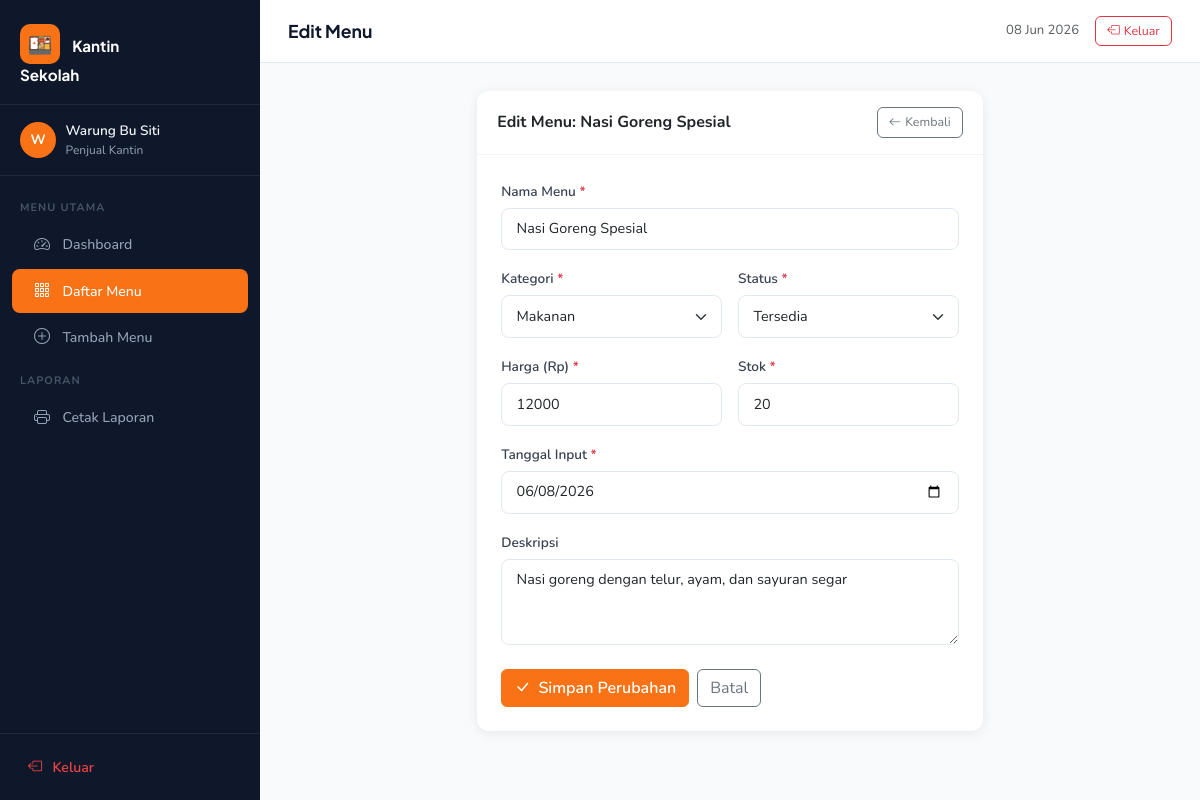
Page /manajemen_menu_kantin/menu/edit.php?id=1 (signed in) on the committed database.
### tables this page shows
CREATE TABLE IF NOT EXISTS menu (
    id            INT AUTO_INCREMENT PRIMARY KEY,
    user_id       INT NOT NULL,
    nama_menu     VARCHAR(100) NOT NULL,
    kategori_menu VARCHAR(50)  NOT NULL,
    harga         INT NOT NULL,
    stok          INT NOT NULL,
    status_menu   VARCHAR(50)  NOT NULL,
    deskripsi     TEXT,
    tanggal_input DATE NOT NULL,
    created_at    TIMESTAMP NULL DEFAULT CURRENT_TIMESTAMP,
    updated_at    TIMESTAMP NULL DEFAULT CURRENT_TIMESTAMP ON UPDATE CURRENT_TIMESTAMP,
    FOREIGN KEY (user_id) REFERENCES users(id) ON DELETE CASCADE
);

### manajemen_menu_kantin/menu/edit.php (the view, shortened to what this page needs)
<?php
require_once __DIR__ . '/../config/database.php';
$uid = $_SESSION['user_id'];
$id  = (int)($_GET['id'] ?? 0);
$stmt = $pdo->prepare("SELECT * FROM menu WHERE id = ? AND user_id = ?");
$stmt->execute([$id, $uid]);
$menu = $stmt->fetch();
$old = $_SESSION['form_old'] ?? $menu;
require_once __DIR__ . '/../config/layout_start.php';
?>
<div class="row justify-content-center">
    <div class="col-md-8 col-lg-7">
        <div class="card">
            <div class="card-header d-flex justify-content-between align-items-center">
                <span class="fw-bold">Edit Menu: <?= htmlspecialchars($menu['nama_menu']) ?></span>
                <a href="/manajemen_menu_kantin/menu/index.php" class="btn btn-sm btn-outline-secondary">
                    <i class="bi bi-arrow-left me-1"></i>Kembali
                </a>
            </div>
            <div class="card-body p-4">
                <form method="POST" action="/manajemen_menu_kantin/menu/update.php">
                    <div class="row g-3">
                        <div class="col-12">
                            <label class="form-label">Nama Menu <span class="text-danger">*</span></label>
                            <input type="text" name="nama_menu" class="form-control" required
                                   value="<?= htmlspecialchars($old['nama_menu']) ?>">
                        </div>
                        <div class="col-md-6">
                            <label class="form-label">Kategori <span class="text-danger">*</span></label>
                            <select name="kategori_menu" class="form-select" required>
                                <?php foreach (['Makanan','Minuman','Snack'] as $kat): ?>
                                <option value="<?= $kat ?>" <?= ($old['kategori_menu']===$kat)?'selected':'' ?>><?= $kat ?></option>
                                <?php endforeach; ?>
                            </select>
                        </div>
                        <div class="col-md-6">
                            <label class="form-label">Status <span class="text-danger">*</span></label>
                            <select name="status_menu" class="form-select" required>
                                <option value="Tersedia" <?= ($old['status_menu']==='Tersedia')?'selected':'' ?>>Tersedia</option>
                            </select>
                        </div>
                        <div class="col-md-6">
                            <label class="form-label">Harga (Rp) <span class="text-danger">*</span></label>
                            <input type="number" name="harga" class="form-control" min="0" required
                                   value="<?= htmlspecialchars($old['harga']) ?>">
                        </div>
                        <div class="col-md-6">
                            <label class="form-label">Stok <span class="text-danger">*</span></label>
                            <input type="number" name="stok" class="form-control" min="0" required
                                   value="<?= htmlspecialchars($old['stok']) ?>">
                        </div>
                        <div class="col-12">
                            <label class="form-label">Tanggal Input <span class="text-danger">*</span></label>
                            <input type="date" name="tanggal_input" class="form-control" required
                                   value="<?= htmlspecialchars($old['tanggal_input']) ?>">
                        </div>
                        <div class="col-12">
                            <label class="form-label">Deskripsi</label>
                            <textarea name="deskripsi" class="form-control" rows="3"><?= htmlspecialchars($old['deskripsi'] ?? '') ?></textarea>
                        </div>
                    </div>
                    <div class="d-flex gap-2 mt-4">
                        <button type="submit" class="btn btn-primary">
                            <i class="bi bi-check-lg me-1"></i> Simpan Perubahan
                        </button>
                        <a href="/manajemen_menu_kantin/menu/index.php" class="btn btn-outline-secondary">Batal</a>
                    </div>
                </form>
            </div>
        </div>
    </div>
</div>
<?php require_once __DIR__ . '/../config/layout_end.php'; ?>

### manajemen_menu_kantin/assets/css/style.css (style rules this page uses)
:root { --primary: #f97316; --primary-dk: #ea580c; --primary-lt: #fff7ed; --secondary: #0f172a; --success: #16a34a; --danger: #dc2626; --warning: #d97706; --sidebar-w: 260px; --radius: 12px; --shadow: 0 2px 12px rgba(0,0,0,.08); --shadow-lg: 0 8px 30px rgba(0,0,0,.12); }
* { box-sizing: border-box; }
body { font-family: 'Nunito', sans-serif; background: #f8fafc; color: #1e293b; margin: 0; }
.card { border: none; border-radius: var(--radius); box-shadow: var(--shadow); }
.card-header { background: #fff; border-bottom: 1px solid #f1f5f9; border-radius: var(--radius) var(--radius) 0 0 !important; padding: 1rem 1.25rem; }
.btn-primary { background: var(--primary) !important; border-color: var(--primary) !important; font-weight: 600; }
.btn-sm { font-size: .78rem; padding: .3rem .7rem; border-radius: 6px; }
.form-control, .form-select { border-radius: 8px; border: 1.5px solid #e2e8f0; font-size: .9rem; padding: .6rem .9rem; }
.form-label { font-weight: 600; font-size: .85rem; color: #374151; margin-bottom: .35rem; }

### rows in the picture
menu: nama_menu "Nasi Goreng Spesial", kategori_menu "Makanan", status_menu "Tersedia", harga "12000", stok "20", tanggal_input "06/08/2026", deskripsi "Nasi goreng dengan telur, ayam, dan sayuran segar"

### other values in the picture
getInitial($_SESSION['user_name']) "W"
$_SESSION['user_name'] "Warung Bu Siti"
$pageTitle "Edit Menu"
